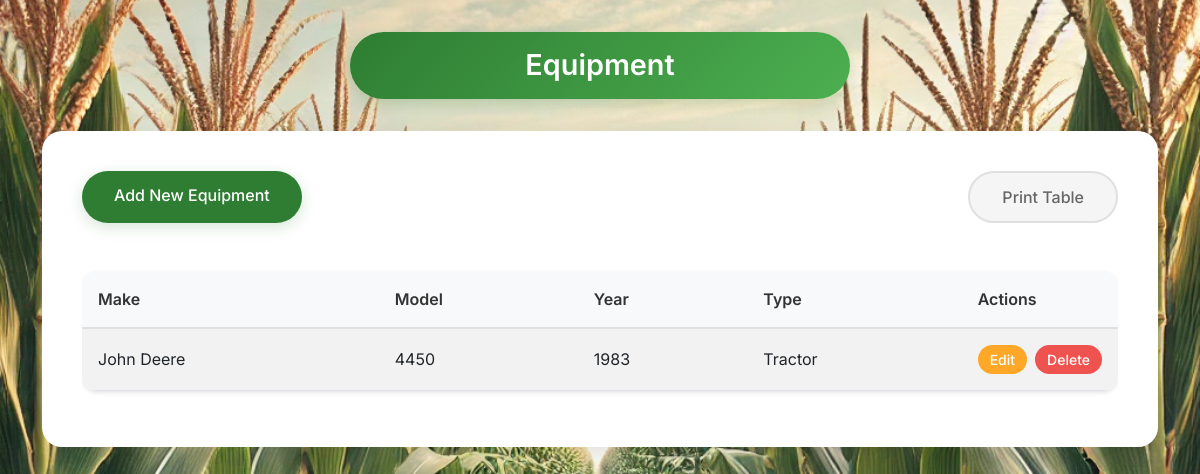
Screenshot of /equipment/ with the database file from the repository.
### equipment/models.py (models this page shows, shortened)
class Equipment(models.Model):
    make = models.CharField(max_length=100)
    model = models.CharField(max_length=100)
    year = models.IntegerField()
    type = models.CharField(max_length=100)  # Remove choices to allow any type
    class Meta:
        ordering = ['-year']

### equipment/views.py (the view)
# urls.py: path('equipment/', views.equipment_list, name='equipment_list'),
def equipment_list(request):
    query = request.GET.get('q', '')
    equipment_type = request.GET.get('type', '')
    equipment = Equipment.objects.all()
    if query:
        equipment = equipment.filter(
            Q(make__icontains=query) |
            Q(model__icontains=query)
        )
    if equipment_type:
        equipment = equipment.filter(type=equipment_type)
    types = EquipmentForm.EQUIPMENT_TYPES
    return render(request, 'equipment/equipment_list.html', {
        'equipment': equipment,
        'query': query,
        'types': types,
        'selected_type': equipment_type,
    })

### equipment/templates/equipment/equipment_list.html (shortened to what this page needs)
{% load static %}
<!DOCTYPE html>
<html lang="en">
<head>
    <link href="https://cdn.jsdelivr.net/npm/bootstrap@5.3.0/dist/css/bootstrap.min.css" rel="stylesheet">
    <link rel="stylesheet" href="{% static 'equipment/styles.css' %}">
</head>
<body>
    <div class="container">
        <div class="header-pill">
            <h1>Equipment</h1>
        </div>
        <div class="form-container">
            <div class="d-flex justify-content-between mb-3">
                <a href="{% url 'add_equipment' %}" class="btn btn-primary">Add New Equipment</a>
                <button class="btn btn-secondary" onclick="printTable()">Print Table</button>
            </div>
            <div class="table-responsive">
                <table class="table table-striped">
                    <thead>
                        <tr>
                            <th>Make</th>
                            <th>Model</th>
                            <th>Year</th>
                            <th>Type</th>
                            <th class="actions-column-header actions-column">Actions</th>
                        </tr>
                    </thead>
                    <tbody>
                        {% for item in equipment %}
                        <tr class="clickable-row" data-equipment-id="{{ item.id }}">
                            <td>{{ item.make }}</td>
                            <td>{{ item.model }}</td>
                            <td>{{ item.year }}</td>
                            <td>{{ item.type }}</td>
                            <td class="actions-column">
                                <div class="d-flex gap-2 justify-content-end">
                                    <a href="{% url 'edit_equipment' item.id %}" class="btn btn-warning btn-sm">Edit</a>
                                    <button class="btn btn-danger btn-sm" onclick="confirmDelete('{{ item.id }}')">Delete</button>
                                </div>
                            </td>
                        </tr>
                        {% endfor %}
                    </tbody>
                </table>
            </div>
        </div>
    </div>
</body>
</html>

### equipment/static/equipment/styles.css (style rules this page uses)
:root { --primary-green: #2E7D32; --secondary-green: #4CAF50; --accent-brown: #8D6E63; --form-bg: #f8f9fa; --input-border: #e0e0e0; --text-primary: #333; --text-secondary: #666; --shadow-sm: 0 2px 4px rgba(0, 0, 0, 0.1); --shadow-md: 0 4px 15px rgba(46, 125, 50, 0.2); --shadow-lg: 0 8px 30px rgba(0, 0, 0, 0.1); }
body { font-family: 'Inter', sans-serif; background-color: #f5f5f5; color: var(--text-primary); margin: 0; padding: 0; background-image: url('/static/fields/images/corn.webp'); background-size: cover; background-repeat: no-repeat; background-position: center; background-attachment: fixed; }
.header-pill { background: linear-gradient(135deg, var(--primary-green), var(--secondary-green)); border-radius: 50px; padding: 1rem 2rem; margin: 2rem auto; max-width: 500px; box-shadow: var(--shadow-md); transform: translateY(0); transition: transform 0.3s ease; }
.header-pill h1 { color: white; font-weight: 600; margin: 0; text-align: center; font-size: 1.8rem; }
.form-container { background: white; border-radius: 20px; padding: 2.5rem; box-shadow: var(--shadow-lg); margin-bottom: 3rem; }
.btn { border-radius: 50px; padding: 0.75rem 2rem; font-weight: 500; transition: all 0.3s ease; cursor: pointer; text-decoration: none; display: inline-block; }
.btn-primary { background-color: var(--primary-green); border: none; color: white; box-shadow: var(--shadow-md); }
.btn-secondary { background-color: #f5f5f5; border: 2px solid #e0e0e0; color: var(--text-secondary); }
.btn-warning { background-color: #FFA726; border: none; color: white; }
.btn-danger { background-color: #EF5350; border: none; color: white; }
.table { background: white; border-radius: 15px; overflow: hidden; box-shadow: var(--shadow-sm); margin-top: 2rem; }
.table th { background-color: var(--form-bg); color: var(--text-primary); font-weight: 600; padding: 1rem; text-align: left; }
.table td { padding: 1rem; border-top: 1px solid var(--input-border); }
.table-striped tbody tr:nth-of-type(odd) { background-color: rgba(0, 0, 0, 0.02); }
.d-flex { display: flex; }
.table-responsive { border-radius: 15px; overflow: hidden; }
.table thead th { background-color: #f8f9fa; font-weight: 600; padding: 1rem; border-bottom: 2px solid var(--input-border); }
.table tbody td { padding: 1rem; vertical-align: middle; }
.table td:nth-child(5), .table td:nth-child(6), .table td:nth-child(7), .table td:nth-child(8), .table td:nth-child(9) { text-align: right; }
.table .btn-sm { padding: 0.25rem 0.75rem; }
.clickable-row { cursor: pointer; transition: background-color 0.2s ease; }
.actions-column { width: 1%; white-space: nowrap; position: relative; z-index: 1; }
.actions-column-header { width: 1%; white-space: nowrap; }
.table tbody tr.clickable-row td:not(.actions-column) { position: relative; }
.table tbody tr.clickable-row td:not(.actions-column)::after { content: ''; position: absolute; inset: 0; background: rgba(46, 125, 50, 0.05); opacity: 0; transition: opacity 0.2s ease; }

### rows the page displays
Equipment: make "John Deere", model "4450", year "1983", type "Tractor"
